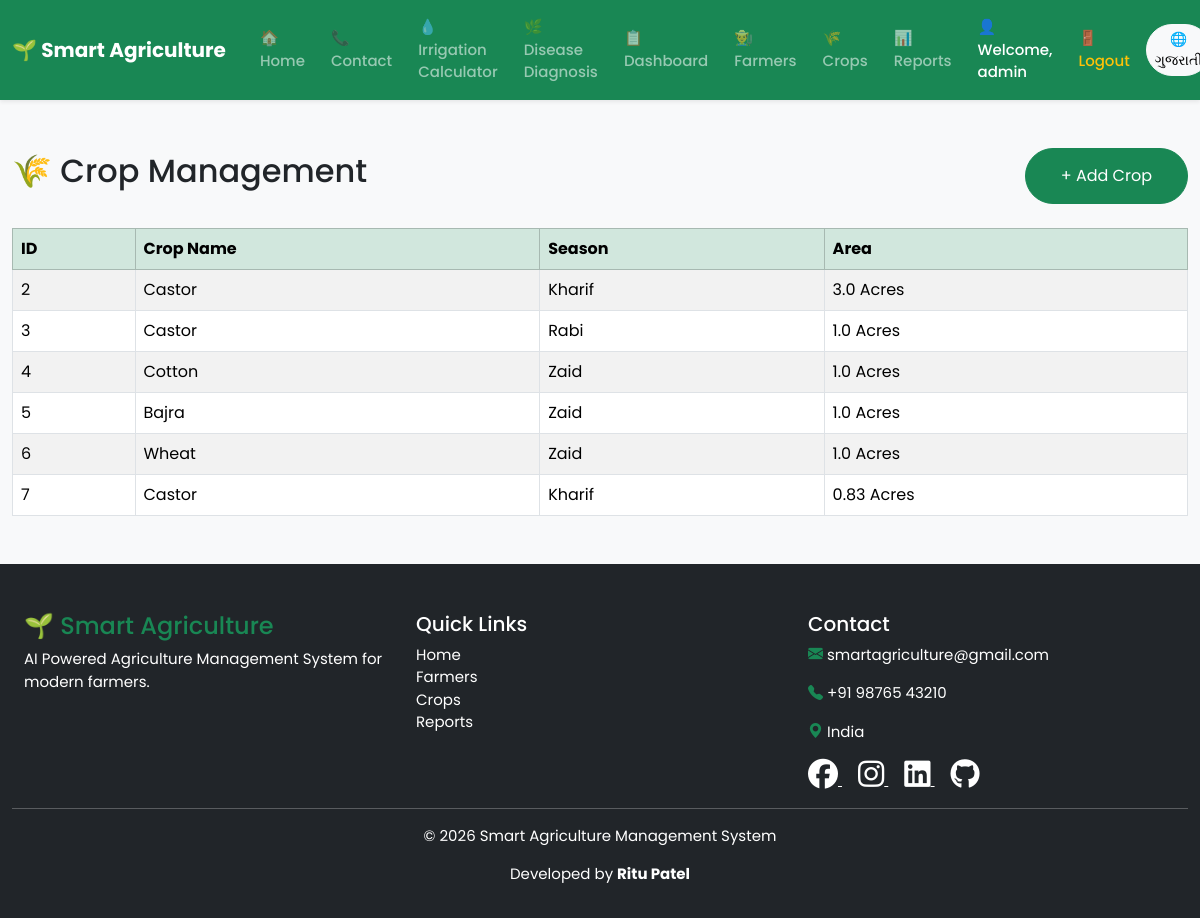
Screenshot of /crops (signed in) with the database file from the repository.
### models.py (models this page shows, shortened)
class Crop(db.Model):
    __tablename__ = "crops"
    id = db.Column(db.Integer, primary_key=True)
    farmer_id = db.Column(
        db.Integer,
        db.ForeignKey("farmers.id"),
        nullable=False
    )
    crop_name = db.Column(db.String(100), nullable=False)
    season = db.Column(db.String(50), nullable=False)
    area = db.Column(db.Float, nullable=False)

### app.py (the view)
@app.route("/crops")
@login_required
def crops():
    all_crops = Crop.query.all()
    return render_template(
        "crops.html",
        crops=all_crops
    )

### app.py (called while the page is built)
def login_required(f):
    @wraps(f)
    def decorated_function(*args, **kwargs):
        if "admin" not in session:
            return redirect(url_for("login"))
        return f(*args, **kwargs)
    return decorated_function

### templates/crops.html (shortened to what this page needs)
{% extends "base.html" %}
{% block content %}
<div class="container mt-5">
    <div class="d-flex justify-content-between align-items-center">
        <h2>
            🌾
            <span class="lang-en">Crop Management</span>
        </h2>
        <a href="{{ url_for('add_crop') }}" class="btn btn-success">
            +
            <span class="lang-en">Add Crop</span>
        </a>
    </div>
    <table class="table table-bordered table-striped mt-4">
        <thead class="table-success">
            <tr>
                <th>
                    <span class="lang-en">ID</span>
                </th>
                <th>
                    <span class="lang-en">Crop Name</span>
                </th>
                <th>
                    <span class="lang-en">Season</span>
                </th>
                <th>
                    <span class="lang-en">Area</span>
                </th>
            </tr>
        </thead>
        <tbody>
        {% for crop in crops %}
            <tr>
                <td>{{ crop.id }}</td>
                <td>
                    {% set crop_name = crop.crop_name|trim|lower %}
                    {% if crop_name == "maize" %}
                        <span class="lang-en">Maize</span>
                        <span class="lang-gu">મકાઈ</span>
                    {% elif crop_name == "wheat" %}
                        <span class="lang-en">Wheat</span>
                    {% elif crop_name == "rice" %}
                        <span class="lang-en">Rice</span>
                        <span class="lang-gu">ચોખા</span>
                    {% elif crop_name == "cotton" %}
                        <span class="lang-en">Cotton</span>
                    {% elif crop_name == "groundnut" %}
                        <span class="lang-en">Groundnut</span>
                        <span class="lang-gu">મગફળી</span>
                    {% elif crop_name == "castor" %}
                        <span class="lang-en">Castor</span>
                    {% elif crop_name == "bajra" or crop_name == "bajri" %}
                        <span class="lang-en">Bajra</span>
                    {% elif crop_name == "sugarcane" %}
                        <span class="lang-en">Sugarcane</span>
                        <span class="lang-gu">શેરડી</span>
                    {% elif crop_name == "potato" %}
                        <span class="lang-en">Potato</span>
                        <span class="lang-gu">બટાકા</span>
                    {% elif crop_name == "tomato" %}
                        <span class="lang-en">Tomato</span>
                        <span class="lang-gu">ટામેટા</span>
                    {% elif crop_name == "onion" %}
                        <span class="lang-en">Onion</span>
                        <span class="lang-gu">ડુંગળી</span>
                    {% else %}
                        <span class="lang-en">{{ crop.crop_name }}</span>
                        <span class="lang-gu">{{ crop.crop_name }}</span>
                    {% endif %}
                </td>
                <td>
                    {% set season_name = crop.season|trim|lower %}
                    {% if season_name == "kharif" %}
                        <span class="lang-en">Kharif</span>
                    {% elif season_name == "rabi" %}
                        <span class="lang-en">Rabi</span>
                    {% elif season_name == "zaid" %}
                        <span class="lang-en">Zaid</span>
                    {% else %}
                        <span class="lang-en">{{ crop.season }}</span>
                        <span class="lang-gu">{{ crop.season }}</span>
                    {% endif %}
                </td>
                <td>
                    {{ crop.area }}
                    <span class="lang-en">Acres</span>
                </td>
            </tr>
        {% endfor %}
        </tbody>
    </table>
</div>
{% endblock %}

### static/css/style.css (style rules this page uses)
html, body { overflow-x: hidden; width: 100%; }
.container, .container-fluid, .row { max-width: 100%; }
.btn { border-radius:30px; }
body { font-family:'Poppins',sans-serif; background:#f8f9fa; }
.btn-success { padding:15px 35px; border-radius:50px; }

### rows the page displays
Crop: id "2", shows "Castor", shows "Kharif", area "3.0"
Crop: id "3", shows "Castor", shows "Rabi", area "1.0"
Crop: id "4", shows "Cotton", shows "Zaid", area "1.0"
Crop: id "5", shows "Bajra", shows "Zaid", area "1.0"
Crop: id "6", shows "Wheat", shows "Zaid", area "1.0"
Crop: id "7", shows "Castor", shows "Kharif", area "0.83"

### other values shown
{{ session['admin'] }} "admin"
